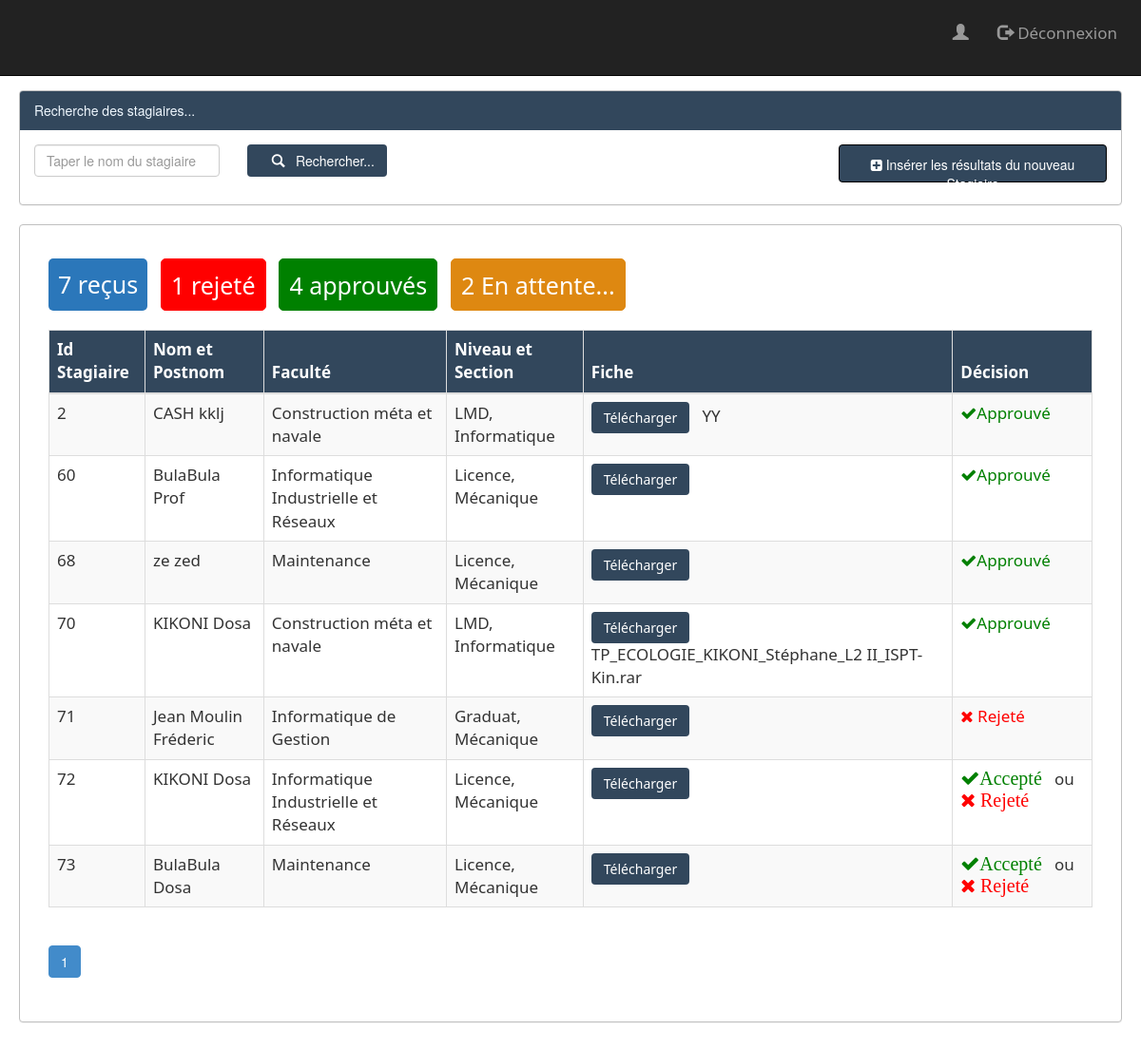
Page /views/stagiairesRecommandes.php on the committed database.
### tables this page shows
CREATE TABLE IF NOT EXISTS `filiere` (
  `idF` int(11) NOT NULL AUTO_INCREMENT,
  `nomF` varchar(255) NOT NULL,
  `section` varchar(255) NOT NULL,
  `niveau` varchar(255) NOT NULL,
  PRIMARY KEY (`idF`)
);

CREATE TABLE IF NOT EXISTS `stagiaire` (
  `idS` int(11) NOT NULL AUTO_INCREMENT,
  `nomS` varchar(255) NOT NULL,
  `postnomS` varchar(255) NOT NULL,
  `prenomS` varchar(255) NOT NULL,
  `sexeS` varchar(12) NOT NULL,
  `idF` int(11) NOT NULL,
  `idE` int(11) NOT NULL,
  `fiche` varchar(255) NOT NULL,
  `status` char(1) NOT NULL DEFAULT '0',
  PRIMARY KEY (`idS`)
);

### views/stagiairesRecommandes.php (the view, shortened to what this page needs)
<?php
require_once "../bd/connexion.php";
$nomS = isset($_GET['nomS']) ? $_GET['nomS'] : "";
$size = isset($_GET['size']) ? $_GET['size'] : 8;
$page = isset($_GET['page']) ? $_GET['page'] : 1;
$offset = ($page - 1) * $size;
if ($nomS == $nomS) {
    $requete = "select idS, nomS, postnomS, prenomS, nomF, sexeS, section, niveau, nomE,fiche,status
                  from filiere as f, stagiaire as s, entreprise as e
                  where f.idF = s.idF and e.idE = s.idE
                  and (nomS like '%$nomS%'  or postnomS like '%$nomS%' )
                  order by idS
                  limit $size
                  offset $offset";
}
$requeteCount = "select count(*) countS from stagiaire where nomS like '%$nomS%'";
$requeteCountRejete = "select count(*) countR from stagiaire where status=1";
$requeRejet = $pdo->query($requeteCountRejete);
$tabCountRej = $requeRejet->fetch();
$nbrRej = $tabCountRej['countR'];
$requeteCountEnAttente = "select count(*) countR from stagiaire where status=0";
$requeEnAttente = $pdo->query($requeteCountEnAttente);
$tabCountAttente = $requeEnAttente->fetch();
$nbrAttente = $tabCountAttente['countR'];
$requeteCountA = "select count(*) countA from stagiaire where status=2";
$requeAp = $pdo->query($requeteCountA);
$tabCountA = $requeAp->fetch();
$nbrApp = $tabCountA['countA'];
$resultatF = $pdo->query($requete);
$resultatCount = $pdo->query($requeteCount);
$tabCount = $resultatCount->fetch();
$nbrFiliere = $tabCount['countS'];
$reste = $nbrFiliere % $size;
if ($reste == 0) {
    $nbrPage = $nbrFiliere / $size;
} else {
    $nbrPage = floor($nbrFiliere / $size) + 1;
}
?>
    <html>
    <head>
        <link rel="stylesheet" type="text/css" href="../css/bootstrap.min.css">
        <link rel="stylesheet" type="text/css" href="../css/Filiere.css">
        <link rel="stylesheet" type="text/css" href="../css/font-awesome.css">
    </head>
    <body>
        <?php include "menu.php"?>
        <div class="container-fluid">
            <div class="row">
                <div class="panel panel" style="margin-top: 60px; border:1px solid silver">
                    <div class="panel-heading" style="background-color:#32475c; color:aliceblue">Recherche des
                        stagiaires... </div>
                    <div class="panel-body">
                        <form method="get" action="stagiairesRecommandes.php" class="form-inline">
                            <div class="form-group">
                                <input type="search" name="nomS" placeholder="Taper le nom du stagiaire"
                                    class="form-control" value="<?php echo $nomS; ?>">
                            </div>
                            &nbsp;&nbsp;&nbsp; <button type="submit" class="btn btn"
                                style="background: #32475c; color:white; width: 13% !important">
                                &nbsp;&nbsp;&nbsp;<span class="glyphicon glyphicon-search"> </span>&nbsp;&nbsp;
                                Rechercher...
                            </button>
                            <a href="ResultatStagiaire.php"
                                style='float : right; border : 1px solid black; height : 40px; padding: 10px;color:white;width: 25%; text-align:center; border-radius : 4px; background: #32475c'>
                                <span class="fa fa-plus-square"> </span> Insérer les résultats du nouveau Stagiaire
                            </a>
                        </form>
                    </div>
                </div>
                <div class="panel panel" style="border:1px solid silver; margin-top:0px">
                    <div class="panel-heading" </div>
                        <div class="panel-body">
                            <div class="div1">
                                <table>
                                    <tr>
                                        <td style="color: white; font-size: 25px;" class="td1">
                                            <?php if($nbrFiliere > 1){ echo $nbrFiliere . " reçus ";}else{ echo $nbrFiliere . ' reçu'; } ?>
                                        </td>
                                    </tr>
                                </table>
                            </div>
                            <div class="div2">
                                <table>
                                    <tr>
                                        <td style="color: white; font-size: 25px;" class="td1">
                                            <?php if($nbrRej > 1){ echo $nbrRej . " rejetés ";}else{ echo $nbrRej . ' rejeté'; } ?>
                                        </td>
                                    </tr>
                                </table>
                            </div>
                            <div class="div3">
                                <table>
                                    <tr>
                                        <td style="color: white; font-size: 25px;" class="td1">
                                            <?php if($nbrApp > 1){ echo $nbrApp . " approuvés ";}else{ echo $nbrApp . ' approuvé'; } ?>
                                        </td>
                                    </tr>
                                </table>
                            </div>
                            <div class="div4">
                                <table>
                                    <tr>
                                        <td style="color: white; font-size: 25px;" class="td1">
                                            <?php if($nbrApp > 1){ echo $nbrAttente . " En attente... ";}else{ echo $nbrAttente . ' En attente...'; } ?>
                                        </td>
                                    </tr>
                                </table>
                            </div>
                            <table class="table table-striped table-bordered">
                                <thead>
                                    <tr>
                                        <th style="width:auto;">Id Stagiaire</th>
                                        <th>Nom et Postnom</th>
                                        <th>Faculté</th>
                                        <th>Niveau et Section</th>
                                        <th>Fiche</th>
                                        <th>Décision</th>
                                    </tr>
                                </thead>
                                <tbody>
                                    <?php while ($filiere = $resultatF->fetch()) {?>
                                    <tr>
                                        <td><?php echo $filiere['idS'] ?></td>
                                        <td><?php echo $filiere['nomS'] . ' ' . $filiere['postnomS'] ?></td>
                                        <td><?php echo $filiere['nomF'] ?></td>
                                        <td><?php echo $filiere['niveau'] . ', ' . $filiere['section'] ?></td>
                                        <td>
                                            <div class="form">
                                                <a href="<?php echo "../Images/" . $filiere['fiche'] ?>" download>
                                                    <input class="btn btn" type="button" name="fiche"
                                                        value="Télécharger"
                                                        style="background:#32475c; color:white; height:33px"></a> &nbsp;
                                                <?php echo $filiere['fiche'] ?>
                                            </div>
                                        </td>
                                        <?php if ($filiere["status"] == 0) {?>
                                        <td>
                                            <a onclick="return confirm('Etes-vous sûr de vouloir accepter ce stagiaire ?')"
                                                href="../traitement/activerStagiaire.php?idS=<?php echo $filiere['idS'] ?>&status=<?php echo 2  ?>">
                                                <i class="fa fa-check" style="font-size:20px; color:green">Accepté</i>
                                            </a>&nbsp; ou &nbsp;
                                            <a onclick="return confirm('Etes-vous sûr de vouloir rejeter ce stagiaire ?')"
                                                href="../traitement/activerStagiaire.php?idS=<?php echo $filiere['idS']?>&status=<?php echo 1  ?>">
                                                <i class="fa fa-close" style="font-size:20px; color:red"> Rejeté</i>
                                            </a>
                                        </td>
                                        <?php }?>
                                        <?php if($filiere['status'] ==2){?>
                                        <td style="color:green"> <i class="fa fa-check"></i>Approuvé</td>
                                        <?php } ?>
                                        <?php if($filiere['status'] ==1){?>
                                        <td style="color:red"><i class="fa fa-close"></i> Rejeté</td>
                                        <?php } ?>
                                    </tr>
                                    <?php }?>
                                </tbody>
                            </table>
                            <div>
                                <ul class="pagination pagination-md">
                                    <?php for ($i = 1; $i <= $nbrPage; $i++) {?>
                                    <li class="<?php if ($i == $page) {
                                 echo 'active';
                                    }
                                    ?>">
                                        <a
                                            href="stagiairesRecommandes.php?page=<?php echo $i; ?>&nomS=<?php echo $nomS ?>">
                                            <?php echo $i; ?>
                                        </a>
                                    </li>
                                    <?php }?>
                                </ul>
                            </div>
                        </div>
                    </div>
                </div>
            </div>
    </body>
    </html>

### views/menu.php (shortened to what this page needs)
<link rel="stylesheet" type="text/css" href="../css/Menu.css">
<nav class="navbar navbar-inverse navbar-fixed-top" >
    <div class="container-fluid">
            <ul class="nav navbar-nav navbar-right">
                <li><a href="#" title ="User"><i class='glyphicon glyphicon-user '></i><?php echo ' ' . $_SESSION['user']['username'] ?></a></li>
                <li><a href="../traitement/seDeconnecter.php" title="Déconnexion"><i class='glyphicon glyphicon-log-out '></i> Déconnexion</a></li>
            </ul>
    </div>
</nav>

### css/Filiere.css (style rules this page uses)
body { margin: 25px; padding: 10px; }

### css/Menu.css (style rules this page uses)
a { color:#32475c; }
button { width: 20%; margin-left: 10px; outline: none; }

### views/stagiairesRecommandes.php (style rules this page uses)
.div1, .div2, .div3,.div4 { height: 55px; width: auto; border-radius: 5px; display: inline-block; vertical-align: top; margin-bottom: 20px; color: white; padding: 9px; font-size: 20px; }
.div1 { background-color: #2b77ba; }
.div2 { border: 1px solid red; background-color: red; margin-left: 10px; }
.div3 { border: 1px solid green; margin-left: 10px; background-color: green; }
.div4 { border: 1px solid #de8811; margin-left: 10px; background-color: #de8811; }
table thead { background-color: #32475c; color: white; }
table { font-family: Segoe UI; font-size: 17px; }

### views/menu.php (style rules this page uses)
.navbar { min-height: 80px; font-size: 17px; padding: 10px; color:white !important; font-family: Segoe UI; }

### rows in the picture
filiere: stagiaire.idS "2", stagiaire.nomS "CASH", stagiaire.postnomS "kklj", nomF "Construction méta et navale", niveau "LMD", section "Informatique", stagiaire.fiche "YY", shows "Approuvé", stagiaire.idS "70", stagiaire.nomS "KIKONI", stagiaire.postnomS "Dosa", stagiaire.fiche "TP_ECOLOGIE_KIKONI_Stéphane_L2 II_ISPT-Kin.rar"
filiere: stagiaire.idS "60", stagiaire.nomS "BulaBula", stagiaire.postnomS "Prof", nomF "Informatique Industrielle et Réseaux", niveau "Licence", section "Mécanique", shows "Approuvé", stagiaire.idS "72", stagiaire.nomS "KIKONI", stagiaire.postnomS "Dosa"
filiere: stagiaire.idS "68", stagiaire.nomS "ze", stagiaire.postnomS "zed", nomF "Maintenance", niveau "Licence", section "Mécanique", shows "Approuvé", stagiaire.idS "73", stagiaire.nomS "BulaBula", stagiaire.postnomS "Dosa"
filiere: stagiaire.idS "71", stagiaire.nomS "Jean Moulin", stagiaire.postnomS "Fréderic", nomF "Informatique de Gestion", niveau "Graduat", section "Mécanique", shows "Rejeté"

### other values in the picture
$nbrFiliere "7"
$nbrRej "1"
$nbrApp "4"
$nbrAttente "2"
